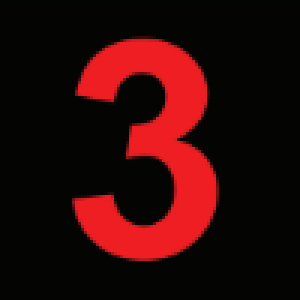
#> input picture ImageRecognition/symbols/13Three.png, 100 x 100 px, given in place of bulleye07.png, which was not available (shown 3 times larger)
$ jupyter execute --allow-errors imgKeypoints.ipynb   (shell and % lines are left out)
#> lines starting #> are read from the running program, lines starting #| are printed output that depends on the picture; after the words box and inside, x2 and y2 are one past the last pixel; in counts of white or black regions, pixels touching at a corner belong together; long printed decimals are rounded; pictures that were not available may be replaced by others from this repository, and a replacement may not be noted
[cell 1]
import math
import random
import time

import numpy as np
import cv2 as cv

import sklearn.cluster

import matplotlib.pyplot as plt

[cell 2]
def indexAxes(axes, i, ncols, nrows):
    if( (ncols == 1) and nrows == 1):
        return axes
    elif(ncols == 1 or nrows == 1):
        return axes[i]
    else:
        I = i // ncols
        J = i % ncols
        return axes[I][J]

def showImages(images, title=None, ncols=1, nrows=1):
    fig, ax = plt.subplots(ncols=ncols, nrows=nrows)
    for i,img in enumerate(images):
        if(len(img.shape) == 2):
            h,w = img.shape
            c = 1
        else:
            h,w,c = img.shape

        I = i // ncols
        J = i % ncols

        if(c == 3):
            imgC = cv.cvtColor(img, cv.COLOR_RGB2BGR)
            indexAxes(ax, i, ncols, nrows).imshow(imgC)
        else:
            indexAxes(ax, i, ncols, nrows).imshow(img, cmap=plt.cm.gray)

        if(title is not None and i < len(title)):
            indexAxes(ax, i, ncols, nrows).set_title(title[i])

    return fig, ax

[cell 3]
def grayToRGB(src):
    return np.stack([src.copy(), src.copy(), src.copy()], -1)

[cell 4]
imgRaw = cv.imread("bulleye07.png")
#> imgRaw is the input picture: shape (100, 100, 3); mean B, G, R 8.7, 9.5, 45.4
imgG = cv.cvtColor(imgRaw, cv.COLOR_RGB2GRAY)
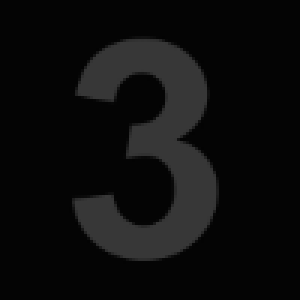
#> imgG: shape (100, 100) (shown 3 times larger); min 3, max 56, mean 13.1
_, imgBin = cv.threshold(imgG, 60, 255, cv.THRESH_OTSU)
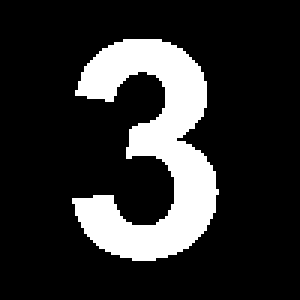
#> imgBin: shape (100, 100) (shown 3 times larger); 17.9% white; 1 white region, box (x1, y1, x2, y2) and area: (24, 13, 73, 87) 1791

[cell 5]
fig1, ax1 = showImages([imgRaw, imgG, imgBin], title=["Raw", "Gray", "Binary"], ncols=3)
#> the loop in showImages, `for i,img in enumerate(images):` made 3 passes
#> c on passes 1 to 3: 3, 1, 1
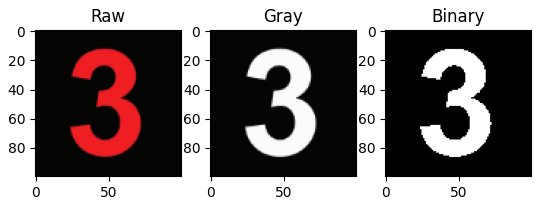
#> figure drawn by matplotlib, 3 panels

[cell 6]
sharpenFilter = np.array([[0, -3, 0],
                          [-3, 13, -3],
                          [0, -3, 0]])
imgSharp = cv.filter2D(imgG, -1, sharpenFilter)
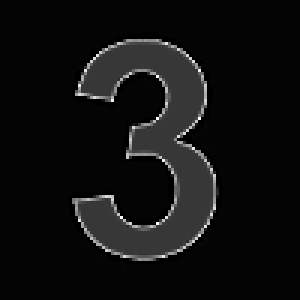
#> imgSharp: shape (100, 100) (shown 3 times larger); min 0, max 255, mean 16.5

[cell 7]
_, imgSharpBin = cv.threshold(imgSharp, 60, 255, cv.THRESH_OTSU)
#> imgSharpBin: shape (100, 100); 17.8% white; 1 white region, box (x1, y1, x2, y2) and area: (24, 13, 73, 87) 1783

[cell 8]
fig2, ax2 = showImages([imgG, imgBin, imgSharp, imgSharpBin], title=["Gray", "Binary", "Sharp", "Sharp Bin"], ncols=4)
#> the loop in showImages (call 2), `for i,img in enumerate(images):` made 4 passes

[cell 9]
print(f"Gray Contrast:\t\t{imgG.std():.05f}")
#| Gray Contrast:		19.121
print(f"Bin Contrast:\t\t{imgBin.std():.05f}")
#| Bin Contrast:		97.776
print(f"Sharp Contrast:\t\t{imgSharp.std():.05f}")
#| Sharp Contrast:		32.676
print(f"Sharp Bin Contrast:\t{imgSharpBin.std():.05f}")
#| Sharp Bin Contrast:	97.605

[cell 10]
imgCanny = cv.Canny(imgSharpBin, 1, 25, None ,3)
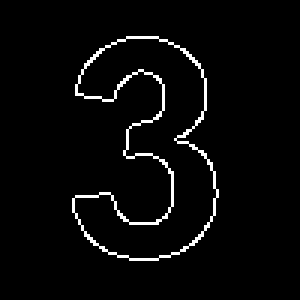
#> imgCanny: shape (100, 100) (shown 3 times larger); 3.3% white in thin lines or dots, all inside (x1, y1, x2, y2) = (24, 12, 73, 87)

[cell 11]
fig3, ax3 = showImages([imgCanny], ["Canny"])

[cell 12]
lines = cv.HoughLinesP(imgCanny, 1, math.pi/180, 7)
#> lines = 70 rows, first 6: [53, 26, 53, 27], [47, 40, 49, 40], [45, 41, 45, 41], [65, 40, 66, 40], [54, 53, 57, 58], [25, 31, 27, 31]

[cell 13]
lines.shape
#> Out = (70, 1, 4)

[cell 14]
def drawLines(src, lines, color=[255,0,0]):
    img = src
    for i in range(len(lines)):
        line = lines[i][0]
        img = cv.line(img, (line[0], line[1]), (line[2], line[3]), color=color)
    return img

[cell 15]
imgSharpLines = drawLines(grayToRGB(imgCanny), lines)
#> the loop in drawLines, `for i in range(len(lines)):` made 70 passes
#> line on passes 1 to 12: [53, 26, 53, 27], [47, 40, 49, 40], [45, 41, 45, 41], [65, 40, 66, 40], [54, 53, 57, 58], [25, 31, 27, 31], [67, 37, 67, 39], [61, 83, 67, 77], [71, 68, 72, 63], [51, 25, 52, 25], [38, 69, 38, 68], [67, 25, 67, 23]
#> after the loop in drawLines, `for i in range(len(lines)):`:
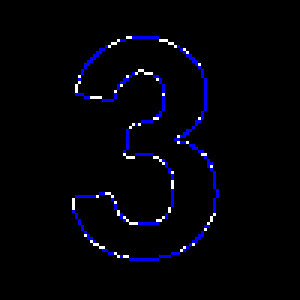
#> img: shape (100, 100, 3) (shown 3 times larger); mean of channels 0, 1, 2 8.4, 2.5, 2.5; drawn as B, G, R

[cell 16]
fig4, ax4 = showImages([imgSharpBin, imgSharpLines], ["Sharp Binary", "Sharp Lines"], ncols=2)

[cell 17]
contours, hierachy = cv.findContours(imgSharpBin, cv.RETR_TREE, cv.CHAIN_APPROX_SIMPLE)
#> contours = 1 contour; box (x1, y1, x2, y2) and area: (24, 13, 73, 87) 1638

[cell 18]
len(contours)
#> Out = 1

[cell 19]
cnts = sorted(contours, key = cv.contourArea, reverse = True)[:5]
#> cnts has the same summary as contours
corners = []
for c in cnts:
    # approximate the contour
    peri = cv.arcLength(c, True)
    approx = cv.approxPolyDP(c, 0.02 * peri, True)
    # if our approximated contour has four points, then we
    # can assume that we have found our screen
    if len(approx) == 4:
        corners = approx
        break
#> this loop made 1 pass
#> peri on pass 1: 332.1
corners

[cell 20]
def drawContourColors(src, contours, colorFunc):
    img = src

    for i in range(len(contours)):
        img = cv.drawContours(img, contours, i, colorFunc(i))

    return img

[cell 21]
def colorF1(index):
    r = random.randint(0,2 ** 24)
    return [(r & 0xFF0000) >> 16, (r & 0x00FF00) >> 8, (r & 0x0000FF)]

[cell 22]
#imgSharpCont = cv.drawContours(grayToRGB(np.zeros_like(imgSharpBin)), contours, 0, [255, 0, 0])
imgSharpCont = drawContourColors(grayToRGB(np.zeros_like(imgSharpBin)), contours, colorF1)
#> in grayToRGB (call 2), `return np.stack([src.copy(), src.copy(), src.copy()], -1)`: returned value: shape (100, 100, 3); every value is 0
#> the loop in drawContourColors, `for i in range(len(contours)):` made 1 pass

[cell 23]
fig5, ax5 = showImages([imgSharpBin, imgSharpCont], ["Sharp Binary", "Sharp Contours"], ncols=2)

[cell 24]
# [14 lines of commented-out code are left out]

[cell 25]
# [17 lines of commented-out code are left out]

[cell 26]
# filtConts = filterContours(contours, fillnessLimit=(0.75, 1.0))

[cell 27]
# len(filtConts)

[cell 28]
hierachy[0]
#> Out = [[-1, -1, -1, -1]]

[cell 29]
def getSubtreeCount(hierachy, node): # node [next, prev, child, parent, index]
    count = 0
    childInd = node[2]
    if(childInd == -1):
        return 1
    child = hierachy[node[2]]
    while(True):
        count += getSubtreeCount(hierachy, hierachy[child[4]]) + 1
        if(child[0] == -1):
            break
        child = hierachy[child[0]]
    return count

[cell 30]
def hierachySearch(hierachy):
    index = np.arange(len(hierachy[0]))
    h = np.concatenate([hierachy[0], np.expand_dims(index, -1)], 1)

    noParents = h[:,3] == -1

    noParentsIndex = index[noParents]

    counts = []

    for i in noParentsIndex:
        counts.append((i,getSubtreeCount(h, h[i])))
    print(counts)
    return max(counts, key=lambda x: x[1])

[cell 31]
maxInd, maxCount = hierachySearch(hierachy)
#> in hierachySearch, `index = np.arange(len(hierachy[0]))`: index = [0]
#> in hierachySearch, `h = np.concatenate([hierachy[0], np.expand_dims(index, -1)], 1)`: h = [[-1, -1, -1, -1, 0]]
#> in hierachySearch, `noParents = h[:,3] == -1`: noParents = [True]
#> in hierachySearch, `noParentsIndex = index[noParents]`: noParentsIndex = [0]
#> the loop in hierachySearch, `for i in noParentsIndex:` made 1 pass
#> after the loop in hierachySearch, `for i in noParentsIndex:`: counts = [(0, 1)]
#| [(0, 1)]
#> maxInd = 0; maxCount = 1
print(maxInd, maxCount)
#| 0 1

[cell 32]
boundingCont = contours[maxInd]
#> boundingCont = contour of 139 points, box (x1, y1, x2, y2) (24, 13, 73, 87), area 1638

[cell 33]
boundingCont
#> Out has the same summary as boundingCont

[cell 34]
boundingCont.shape
#> Out = (139, 1, 2)

[cell 35]
def drawPixels(src, points, color=[255,0,0]):
    img = src
    img[points[:,1], points[:,0]] = color
    return img

[cell 36]
imgBoundPoints = drawPixels(imgRaw.copy(), boundingCont[:,0])
#> in drawPixels, `img[points[:,1], points[:,0]] = color`:
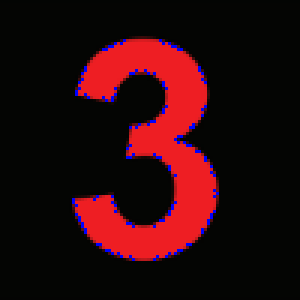
#> img: shape (100, 100, 3) (shown 3 times larger); mean B, G, R 11.9, 9.1, 42.8

[cell 37]
boundingCH = cv.convexHull(boundingCont)
#> boundingCH = contour of 30 points, box (x1, y1, x2, y2) (24, 13, 73, 87), area 2964

[cell 38]
boundingCH
#> Out has the same summary as boundingCH

[cell 39]
imgBoundCH = drawPixels(imgRaw.copy(), boundingCH[:,0])
#> in drawPixels (call 2), `img[points[:,1], points[:,0]] = color`:
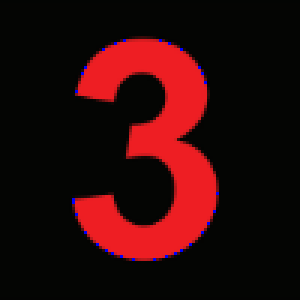
#> img: shape (100, 100, 3) (shown 3 times larger); 0.3% of pixels changed, all inside (x1, y1, x2, y2) = (24, 13, 73, 87)

[cell 40]
fig6, ax6 = showImages([imgRaw, imgBoundPoints, imgBoundCH], ["Raw Img", "Bounding Points", "Convex Hull"], ncols=3)

[cell 41]
approxErr1 = 0.01*cv.arcLength(boundingCH, True)
#> approxErr1 = 2.02
approxPoly1 = cv.approxPolyDP(boundingCH, approxErr1, True)
#> approxPoly1 = contour of 10 points, box (x1, y1, x2, y2) (25, 13, 73, 87), area 2831

[cell 42]
approxPoly1
#> Out has the same summary as approxPoly1

[cell 43]
# cnts = sorted(contours, key = cv2.contourArea, reverse = True)[:5]
# # loop over the contours
# for c in cnts:
#     # approximate the contour
#     peri = cv2.arcLength(c, True)
#     approx = cv2.approxPolyDP(c, 0.01 * peri, True)
#     # if our approximated contour has four points, then we
#     # can assume that we have found our screen
#     if len(approx) == 4:
#         screenCnt = approx
#         break
# screenCnt

[cell 44]
imgBoundApprox1 = drawPixels(imgRaw.copy(), approxPoly1[:,0])
#> in drawPixels (call 3), `img[points[:,1], points[:,0]] = color`: img: shape (100, 100, 3); 0.1% of pixels changed, all inside (x1, y1, x2, y2) = (25, 13, 73, 87)

[cell 45]
approxPoly1[:,0]
#> Out = [[53, 13], [67, 24], [72, 64], [69, 74], [63, 81], [44, 86], [32, 81], [25, 71], [25, 30], [34, 16]]

[cell 46]
fig7, ax7 = showImages([imgRaw, imgBoundPoints, imgBoundApprox1], ["Raw Img", "Bounding Points", "Bounding Approximation 1"], ncols=3)

[cell 47]
boundCHPoints = boundingCH[:,0]
#> boundCHPoints = 30 pairs, first value 24 to 72, second value 13 to 86

[cell 48]
boundCHPoints
#> Out has the same summary as boundCHPoints

[cell 49]
boundCHDirs = boundCHPoints - np.roll(boundCHPoints, -1, axis=0)
#> boundCHDirs = 30 pairs, first value -12 to 7, second value -37 to 36
boundCHMids = (boundCHPoints + np.roll(boundCHPoints, -1, axis=0)) / 2
#> boundCHMids = 30 pairs, first value 24 to 71.5, second value 13 to 86

[cell 50]
boundCHDirs
#> Out has the same summary as boundCHDirs

[cell 51]
boundCHMids
#> Out has the same summary as boundCHMids

[cell 52]
boundCHDirsNorm = np.divide(boundCHDirs, np.expand_dims(np.linalg.norm(boundCHDirs, axis=1), 1))
#> boundCHDirsNorm = 30 pairs, first value -1 to 1, second value -0.994 to 1

[cell 53]
boundCHDirsNorm
#> Out has the same summary as boundCHDirsNorm

[cell 54]
boundCHAngles = np.arctan2(boundCHDirs[:,1], boundCHDirs[:,0])
#> boundCHAngles = 30 values from -2.82 to 3.14

[cell 55]
boundCHAngles
#> Out = 30 values from -2.82 to 3.14

[cell 56]
boundCHMag = np.linalg.norm(boundCHDirs, axis=1)
#> boundCHMag = 30 values, max 37.22 at index 5, min 1 at index 22, mean 6.73

[cell 57]
boundCHMag
#> Out has the same summary as boundCHMag

[cell 58]
boundCluster1 = sklearn.cluster.KMeans(n_clusters=4)

[cell 59]
boundCluster1.fit(boundCHDirsNorm)

[cell 60]
boundCluster1.labels_

[cell 61]
boundRefinedAngle = []
boundRefinedMid = []
for i in range(4):
    groupMask = boundCluster1.labels_ == i

    groupMag = boundCHMag[groupMask]
    weighting = groupMag / np.sum(groupMag)

    groupAngle = boundCHAngles[groupMask]
    boundRefinedAngle.append(np.dot(groupAngle, weighting))

    groupMid = boundCHMids[groupMask]
    boundRefinedMid.append(np.sum(np.multiply(groupMid, np.expand_dims(weighting,-1)), 0))
#> this loop made 4 passes
#> (groupMag, weighting, groupAngle) on passes 1, 3, 4: ([7, 4.12, 3.16, 2.24, 3.61, 5.66, 6.71], [0.215, 0.127, 0.0973, 0.0688, 0.111, 0.174, 0.206], [0, 0.245, 0.322, 0.464, 0.588, 0.785, 1.11]), ([3.16, 4.47, 8.49, 2.24, 3.16, 37.22, 6.08], [0.0488, 0.069, 0.131, 0.0345, 0.0488, 0.574, 0.0938], [-2.82, -2.68, -2.36, -2.03, -1.89, -1.68, -1.41]), ([4.47, 3.61, 5.66, 3.61, 2.24, 3.16, 4.12], [0.166, 0.134, 0.211, 0.134, 0.0832, 0.118, 0.153], [-1.11, -0.983, -0.785, -0.588, -0.464, -0.322, -0.245])
#> (groupMag, groupAngle) on pass 2: ([4.12, 1, 36.01, 6.32, 2.24, 8.49, 4.47, 3.16, 12], [1.33, 1.57, 1.6, 1.89, 2.03, 2.36, 2.68, 2.82, 3.14])
#> after the loop, boundRefinedAngle = [0.525, 2.05, -1.89, -0.675]; boundRefinedMid = [[36.2, 81.48], [30.15, 35.07], [67.4, 38.63], [62.42, 79.79]]

[cell 62]
boundRefinedAngle
#> Out = [0.525, 2.05, -1.89, -0.675]

[cell 63]
boundRefinedMid
#> Out has the same summary as boundRefinedMid

[cell 64]
def rotationMatrix(theta):
    cT = math.cos(theta)
    sT = math.sin(theta)
    rot = np.array([[cT, -sT], [sT, cT]])
    return rot

[cell 65]
def roundClipToEdge(points, maxDim):
    # maxDim = [maxX, maxY]
    return np.clip(np.round(points).astype(np.int32), [0,0], maxDim)

[cell 66]
def drawPointAngle(src, points, angles, length=5, color=[255, 0, 0]):
    img = src
    for p,a in zip(points, angles):
        L = 5//2
        line = np.matmul(rotationMatrix(a), np.stack([np.arange(1,L+1), np.zeros(L)], -1).T).T
        l1 = p + line
        l2 = p - line

        newP = roundClipToEdge(np.concatenate([[p], l1, l2], 0), [src.shape[1], src.shape[0]])
        img = drawPixels(img, newP, color=color)

    return img

[cell 67]
imgBoundRefined = drawPointAngle(imgRaw.copy(), boundRefinedMid, boundRefinedAngle)
#> the loop in drawPointAngle, `for p,a in zip(points, angles):` made 4 passes
#> (p, a, cT in rotationMatrix, sT in rotationMatrix, rot in rotationMatrix, line, l1, l2) on passes 1 to 3: ([36.2, 81.48], 0.525, 0.865, 0.501, [[0.865, -0.501], [0.501, 0.865]], [[0.865, 0.501], [1.73, 1]], [[37.06, 81.98], [37.93, 82.48]], [[35.33, 80.98], [34.47, 80.48]]), ([30.15, 35.07], 2.05, -0.463, 0.886, [[-0.463, -0.886], [0.886, -0.463]], [[-0.463, 0.886], [-0.926, 1.77]], [[29.69, 35.95], [29.22, 36.84]], [[30.61, 34.18], [31.08, 33.29]]), ([67.4, 38.63], -1.89, -0.313, -0.95, [[-0.313, 0.95], [-0.95, -0.313]], [[-0.313, -0.95], [-0.626, -1.9]], [[67.08, 37.68], [66.77, 36.73]], [[67.71, 39.58], [68.02, 40.53]])
#> pass 3, in drawPointAngle, `img = drawPixels(img, newP, color=color)`:
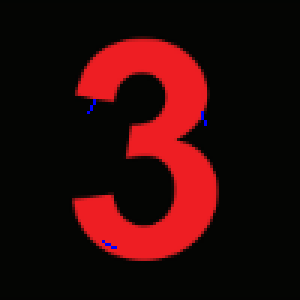
#> img: shape (100, 100, 3) (shown 3 times larger); mean B, G, R 9.1, 9.5, 45.3
#> after the loop in drawPointAngle, `for p,a in zip(points, angles):`: img: shape (100, 100, 3); 0.04% of pixels changed, all inside (x1, y1, x2, y2) = (61, 79, 65, 82)

[cell 68]
fig7, ax7 = showImages([imgBoundRefined], ["Refined"])

[cell 69]
def sortPoints(points, angles):
    # Sort into [top, left, right, bottom]

    p = np.array(points)
    print(p)
    top = np.argmin(p[:,1])
    left = np.argmin(p[:,0])
    right = np.argmax(p[:,0])
    bot = np.argmax(p[:,1])

    index = [top, left, right, bot]

    pointsSort = []
    anglesSort = []

    for ind in index:
        pointsSort.append(points[ind])
        anglesSort.append(angles[ind])

    return pointsSort, anglesSort

[cell 70]
edgeMidSort, edgeAngleSort = sortPoints(boundRefinedMid, boundRefinedAngle)
#> in sortPoints, `p = np.array(points)`: p has the same summary as boundRefinedMid outside sortPoints
#| [[36.199 81.478]
#|  [30.151 35.067]
#|  [67.397 38.631]
#|  [62.423 79.787]]
#> in sortPoints, `top = np.argmin(p[:,1])`: top = 1
#> in sortPoints, `right = np.argmax(p[:,0])`: right = 2
#> in sortPoints, `bot = np.argmax(p[:,1])`: bot = 0
#> in sortPoints, `index = [top, left, right, bot]`: index = [1, 1, 2, 0]
#> the loop in sortPoints, `for ind in index:` made 4 passes
#> after the loop in sortPoints, `for ind in index:`: anglesSort = [2.05, 2.05, -1.89, 0.525]; pointsSort = [[30.15, 35.07], [30.15, 35.07], [67.4, 38.63], [36.2, 81.48]]
#> edgeMidSort has the same summary as pointsSort in sortPoints; edgeAngleSort = [2.05, 2.05, -1.89, 0.525]

[cell 71]
def intersectionLL(p1, p2, a1, a2, limit=0.1, epsilon=1e-3):
    #p1,p2 is column vector [[x],[y]]

    # epsilon is for checking if error between intersection from 2 ways of calculation is acceptable or not
    # if not None is returned

    # limit is difference in angle in radians. if angle difference is less than limit, None is returned
    if(abs(a1-a2) < limit):
        return None

    v1 = np.array([[math.cos(a1)], [math.sin(a1)]])
    v2 = np.array([[math.cos(a2)], [math.sin(a2)]])

    A = np.concatenate([v1,-v2], axis=1)
    b = p2 - p1
    x = np.matmul(np.linalg.inv(A), b)

    #Check
    k1 = x[0,0]
    k2 = x[1,0]

    int1 = k1*v1 + p1
    int2 = k2*v2 + p2

    if(np.linalg.norm(int1-int2) > epsilon):
        return None

    return (int1 + int2) / 2

[cell 72]
def getKeypoints(points, angles):
    # accept sorted points and angles

    # topLeft, topRight, botLeft, botRight
    indexPair = [(0,1), (0,2), (3,1), (3,2)]

    keypoints = []
    for i1,i2 in indexPair:
        keypoints.append(intersectionLL(points[i1].reshape(-1,1), points[i2].reshape(-1,1), angles[i1], angles[i2]))

    return keypoints

[cell 73]
kp1 = getKeypoints(edgeMidSort, edgeAngleSort)
#> the loop in getKeypoints, `for i1,i2 in indexPair:` made 4 passes
#> (v1 in intersectionLL, v2 in intersectionLL, A in intersectionLL, b in intersectionLL, k1 in intersectionLL, k2 in intersectionLL, int2 in intersectionLL) on passes 2 to 4: ([-0.463, 0.886], [-0.313, -0.95], [[-0.463, 0.313], [0.886, 0.95]], [37.25, 3.56], -47.77, 48.33, [52.28, -7.27]), ([0.865, 0.501], [-0.463, 0.886], [[0.865, 0.463], [0.501, -0.886]], [-6.05, -46.41], -26.88, 37.17, [12.93, 68.01]), ([0.865, 0.501], [-0.313, -0.95], [[0.865, 0.313], [0.501, 0.95]], [31.2, -42.85], 64.7, -79.25, [92.19, 113.9])
#> after the loop in getKeypoints, `for i1,i2 in indexPair:`: keypoints = 4 items
#> kp1 = 4 items

[cell 74]
kp1

[cell 75]
fig8, ax8 = showImages([imgRaw, imgBoundRefined, imgRaw], ["Raw", "Refined", "Kps"], ncols=3)
#> (the rest of this cell did not finish here and is left out)

[cell 76]
import pickle
import cv2

calib_result_pickle = pickle.load(open("new_camera_calib_pickle.p", "rb" ))
#> (reads ImageRecognition/new_camera_calib_pickle.p from the repository)
mtx = calib_result_pickle["mtx"]
optimal_camera_matrix = calib_result_pickle["optimal_camera_matrix"]
dist = calib_result_pickle["dist"]
roi = calib_result_pickle["roi"]

[cell 77]
def rotationMatrixToEulerAngles(R) :
    sy = math.sqrt(R[0,0] * R[0,0] +  R[1,0] * R[1,0])

    singular = sy < 1e-6

    if  not singular :
        x = math.atan2(R[2,1] , R[2,2])
        y = math.atan2(-R[2,0], sy)
        z = math.atan2(R[1,0], R[0,0])
    else :
        x = math.atan2(-R[1,2], R[1,1])
        y = math.atan2(-R[2,0], sy)
        z = 0

    return np.array([x, y, z])

[cell 78]
src_pts = np.array([[13,14], [84,14],[84,84], [14,84]], dtype=float)
#> src_pts = [[13, 14], [84, 14], [84, 84], [14, 84]]
src_pts
#> Out = [[13, 14], [84, 14], [84, 84], [14, 84]]

[cell 79]
imgCrop = cv.imread("symbols/00bulleye.png")
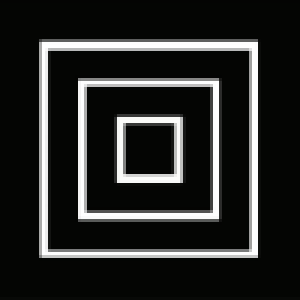
#> input picture ImageRecognition/symbols/00bulleye.png, 100 x 100 px (shown 3 times larger)
#> imgCrop is the input picture: shape (100, 100, 3); mean B, G, R 37.8, 39.6, 38.7

[cell 80]
def find_approx(contours):
# loop over the contours
    cnts = sorted(contours, key = cv2.contourArea, reverse = True)[:5]
    for c in cnts:
        # approximate the contour
        peri = cv.arcLength(c, True)
        approx = cv.approxPolyDP(c, 0.01 * peri, True)
        # if our approximated contour has four points, then we
        # can assume that we have found our screen
        if len(approx) == 4:
            corners = approx
            break
    return corners
def order_points(pts):

    dst_pts = []
    for i in pts:
        x,y = i.ravel()
        dst_pts.append([x,y])
    dst_pts = np.array(dst_pts)

    # Initialize the order in a clockwise dir (top_left, top_right, btm_right, btm_left)
    rect = np.zeros((4, 2), dtype=float)

    # the top-left point will have the smallest sum, whereas
    # the bottom-right point will have the largest sum
    s = dst_pts.sum(axis = 1)
    rect[0] = dst_pts[np.argmin(s)]
    rect[2] = dst_pts[np.argmax(s)]

    # now, compute the difference between the points, the
    # top-right point will have the smallest difference,
    # whereas the bottom-left will have the largest difference
    diff = np.diff(dst_pts, axis = 1)
    rect[1] = dst_pts[np.argmin(diff)]
    rect[3] = dst_pts[np.argmax(diff)]

    return rect

[cell 81]
cnts = sorted(contours, key = cv2.contourArea, reverse = True)[:5]
for c in cnts:
    # approximate the contour
    peri = cv.arcLength(c, True)
    approx = cv.approxPolyDP(c, 0.01 * peri, True)
    # if our approximated contour has four points, then we
    # can assume that we have found our screen
    if len(approx) == 4:
        corners = approx
        break
corners

#> (a cell that did not finish here is left out)

#> in order_points, `dst_pts = np.array(dst_pts)`: dst_pts = empty array
#> in order_points, `rect = np.zeros((4, 2), dtype=float)`: rect = [[0, 0], [0, 0], [0, 0], [0, 0]]
sorted_dst_pts

[cell 83]
import cv2
src_key = cv2.KeyPoint_convert(src_pts)
#> src_key = 4 keypoints; (x, y, size): (13, 14, 1), (84, 14, 1), (84, 84, 1), (14, 84, 1)
#objectCoord = cv2.KeyPoint_convert(dst_match_01)
#> (the rest of this cell did not finish here and is left out)

#> (a cell that did not finish here is left out)

#> (a cell that did not finish here is left out)

[cell 86]
data = "00,1,1,12,0,0"

split_data = data.split(",")
for index, value in enumerate(split_data):
    if value == "00":
        x_correct = split_data[index+1]
        y_correct = split_data[index+2]
        print(x_correct)
        print(y_correct)
